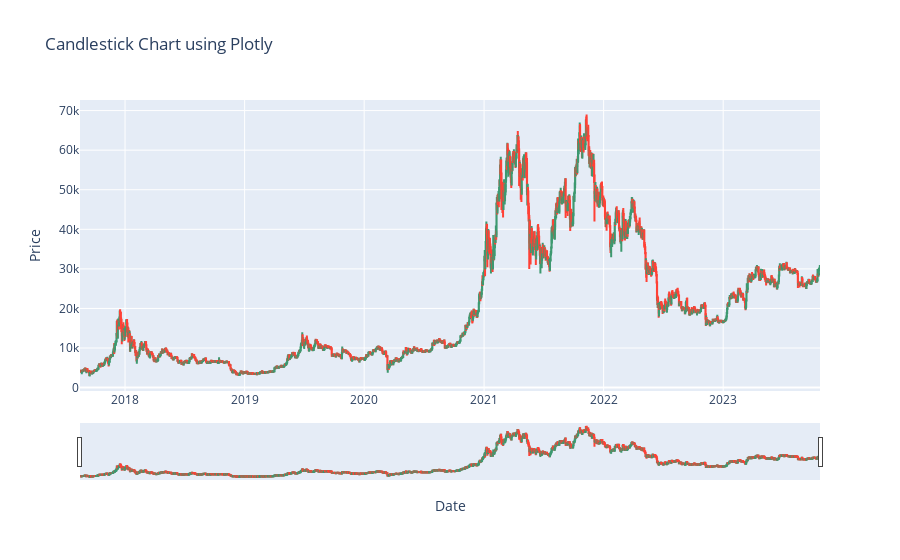

Here is the notebook cell this chart was saved with:
### Code cell
import plotly.graph_objects as go

fig = go.Figure(data=[go.Candlestick(x=historicalDf['Open Time'],
                open=historicalDf['Open'],
                high=historicalDf['High'],
                low=historicalDf['Low'],
                close=historicalDf['Close'])])

fig.update_layout(title='Candlestick Chart using Plotly',
                  xaxis_title='Date',
                  yaxis_title='Price')

fig.show()

### Figure 1 — Plotly figure (JSON) as saved in the notebook; plotly's stock layout.template omitted (floating-point values rounded to 4 significant figures; data arrays with more than 128 entries replaced by an {"elided": "..."} marker saying what was removed)
{"data": [{"close": {"elided": "2259 float values"}, "high": {"elided": "2259 float values"}, "low": {"elided": "2259 float values"}, "open": {"elided": "2259 float values"}, "type": "candlestick", "x": {"elided": "2259 str values"}}], "layout": {"title": {"text": "Candlestick Chart using Plotly"}, "xaxis": {"title": {"text": "Date"}}, "yaxis": {"title": {"text": "Price"}}}}
